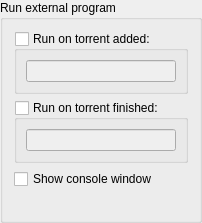
             <widget class="QGroupBox" name="autoRunBox">
              <property name="title">
               <string>Run external program</string>
              </property>
              <layout class="QVBoxLayout" name="verticalLayout_19">
               <item>
                <widget class="QGroupBox" name="groupBoxRunOnAdded">
                 <property name="title">
                  <string>Run on torrent added:</string>
                 </property>
                 <property name="checkable">
                  <bool>true</bool>
                 </property>
                 <property name="checked">
                  <bool>false</bool>
                 </property>
                 <layout class="QVBoxLayout" name="verticalLayout_39">
                  <item>
                   <widget class="QLineEdit" name="lineEditRunOnAdded" />
                  </item>
                 </layout>
                </widget>
               </item>
               <item>
                <widget class="QGroupBox" name="groupBoxRunOnFinished">
                 <property name="title">
                  <string>Run on torrent finished:</string>
                 </property>
                 <property name="checkable">
                  <bool>true</bool>
                 </property>
                 <property name="checked">
                  <bool>false</bool>
                 </property>
                 <layout class="QVBoxLayout" name="verticalLayout_36">
                  <item>
                   <widget class="QLineEdit" name="lineEditRunOnFinished" />
                  </item>
                 </layout>
                </widget>
               </item>
               <item>
                <widget class="ToggleSwitch" name="autoRunConsole">
                 <property name="text">
                  <string>Show console window</string>
                 </property>
                </widget>
               </item>
               <item>
                <widget class="QLabel" name="labelAutoRunParam">
                 <property name="wordWrap">
                  <bool>true</bool>
                 </property>
                </widget>
               </item>
              </layout>
             </widget>
